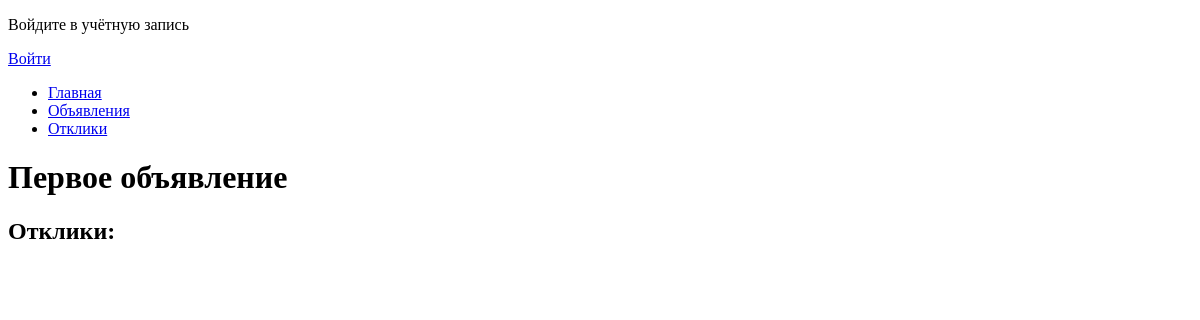
The page /board/adsprivate/1/ on the database as committed earlier.
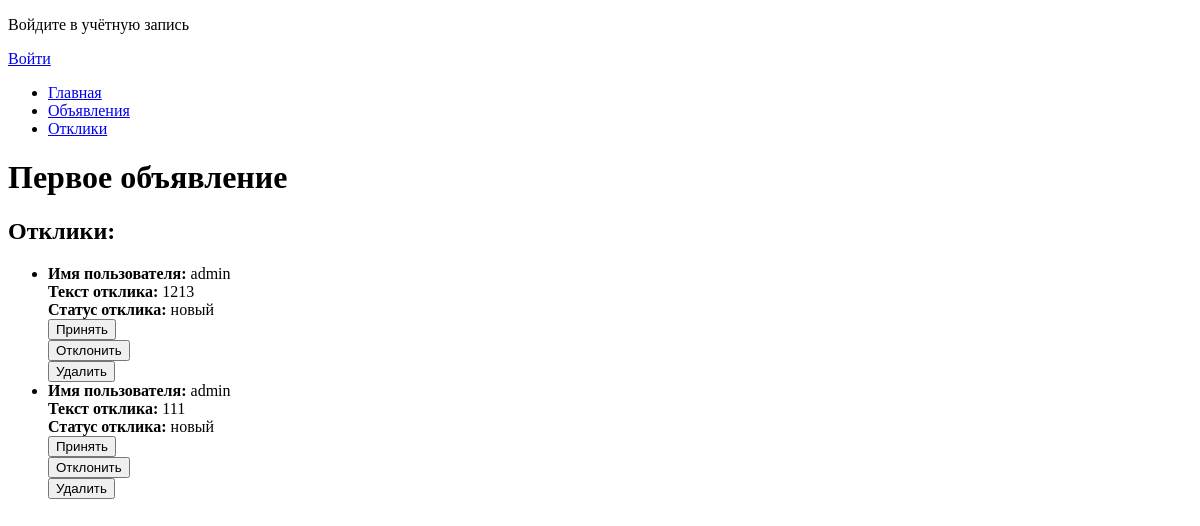
The same page on the database as committed later.
### board/models.py (models this page shows, shortened)
class Ad(models.Model):
    title = models.CharField(max_length=100)
    author = models.ForeignKey(User, on_delete=models.CASCADE, related_name='ads_created')
    text = HTMLField()
    category = models.ForeignKey(Category, on_delete=models.CASCADE)
    date_create = models.DateTimeField(auto_now_add=True)
    status = models.CharField(max_length=20, choices=STATUS_CHOICES)
    views = models.IntegerField()
    like = models.ManyToManyField(User, through='LikePage', related_name='liked_ads')

class Response(models.Model):
    ad = models.ForeignKey(Ad, on_delete=models.CASCADE)
    sender = models.ForeignKey(User, on_delete=models.CASCADE, related_name='responses_sent')
    text = models.TextField()
    date_created = models.DateTimeField(auto_now_add=True)
    user_name = models.CharField(max_length=255, default='admin')
    status = models.CharField(max_length=20, choices=STATUS_CHOICES, default='новый')

### board/views.py (the view)
# urls.py: path('adsprivate/<int:pk>/', AdPrivateDetail.as_view(), name='ad_private_detail'),
class AdPrivateDetail(DetailView):
    model = Ad
    template_name = 'ads_private_detail.html'
    context_object_name = 'ads_detail'
    def get_context_data(self, **kwargs):
        context = super().get_context_data(**kwargs)
        ad = self.object
        context['responses'] = Response.objects.filter(ad=ad)
        return context

### templates/ads_private_detail.html (shortened to what this page needs)
{% extends "default.html" %}
{% block content %}
  <h1>{{ ads_detail.title }}</h1>
  <h2>Отклики:</h2>
  <ul>
    {% for response in responses %}
      <li>
        <strong>Имя пользователя:</strong> {{ response.sender.username }}<br>
        <strong>Текст отклика:</strong> {{ response.text }}<br>
        <strong>Статус отклика:</strong> {{ response.status }}
        <form method="post" action="{% url 'accept_response' ad_id=ads_detail.id response_id=response.id %}">
          <button type="submit">Принять</button>
        </form>
        <form method="post" action="{% url 'reject_response' ad_id=ads_detail.id response_id=response.id %}">
          <button type="submit">Отклонить</button>
        </form>
<form method="post" action="{% url 'delete_response' pk=ads_detail.id response_id=response.id %}">
  <button type="submit">Удалить</button>
</form>
      </li>
    {% endfor %}
  </ul>
{% endblock %}

### templates/default.html (shortened to what this page needs)
<!doctype html>
<html lang="ru">
<head>
</head>
<body>
    {% if user.is_authenticated %}
        <p>Привет {{ user.username }}!</p>
    <p><a href="{% url 'account_logout' %}">Выйти</a></p>
    <p><a href="{% url 'create_ad' %}">Разместить объявление</a></p>
    {% else %}
        <p>Войдите в учётную запись</p>
        <a href="{% url 'account_login' %}">Войти</a>
    {% endif %}
    <ul>
        <li><a href="{% url 'index' %}">Главная</a></li>
        <li><a href="{% url 'ads' %}">Объявления</a></li>
        <li><a href="{% url 'adsprivate' %}">Отклики</a></li>
    </ul>
    {% block content %}{% endblock %}
</body>
</html>

Rows that differ between the two databases and show on the page:
added Response: sender.username "admin", text "1213", status "новый"
added Response: sender.username "admin", text "111", status "новый"
